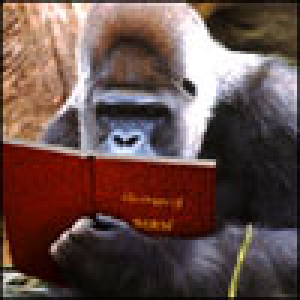
#> input picture small.jpg, 100 x 100 px (shown 3 times larger)
$ python gaussian_blur.py
#> lines starting #> are read from the running program, lines starting #| are printed output that depends on the picture
import numpy as np
import matplotlib.pyplot as plt
from PIL import Image
import scipy


# функция умеет обрабатывать фотографии RGB или фото с одним цветом, параметр по умолчанию фотография RGB.
def blur(img_array, weights_array, color='RGB'):
    weights_array_norm = weights_array.astype('float')
    img_array_blur = img_array.astype('float')
    weights_array_norm /= weights_array_norm.sum()
    if color != 'RGB':
        img_array_blur = scipy.ndimage.convolve(img_array_blur, weights_array_norm)
    else:
        for k in range(0, 3):
            img_array_blur_col = [[i[k] for i in j] for j in img_array_blur]
            img_array_blur_col = scipy.ndimage.convolve(img_array_blur_col, weights_array_norm)
            for j in range(0, img_array_blur_col.shape[0]):
                for i in range(0, img_array_blur_col.shape[1]):
                    img_array_blur[j, i, k] = img_array_blur_col[j, i]
    img_array_blur[img_array_blur > 255] = 255
    img_array_blur = img_array_blur.astype('uint8')
    return img_array_blur

def gaussian_weights (img_array, sigma):
    rows, columns = img_array.shape[0], img_array.shape[1]
    weights = np.zeros((2 * rows - 1, 2 * columns - 1))
    for j in range(0, 2 * rows - 1):
        for i in range(0, 2 * columns - 1):
            weights[j, i] = np.exp(-0.5 * (((i - (columns - 1)) ** 2 + (j - (rows - 1)) ** 2)/sigma**2))
    return weights

def gaussian_blur (img_array, sigma, color='RGB'):
    weights_array = gaussian_weights(img_array, sigma)
    return blur(img_array, weights_array, color)


#Ввод:
#На больших фотографиях программа работает долго, поэтому предлагаю использовать фотографию меньшего размера small.jpg
img = Image.open('small.jpg')
#> img is the input picture: PIL image 100x100 RGB; mean R, G, B 102.1, 77.4, 72.8
img_arr = np.array(img)
plt.imshow(gaussian_blur(img_arr, 6))
#> after the loop in gaussian_weights, `for j in range(0, 2 * rows - 1):`:
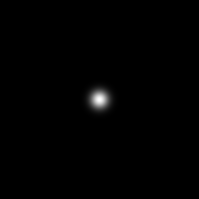
#> weights: shape (199, 199) float64; min 5.8e-119, max 1, mean 0.00571
#> the loop in blur, `for k in range(0, 3):` made 3 passes
#> pass 1, in blur, `img_array_blur_col = scipy.ndimage.convolve(img_array_blur_col, weight..`:
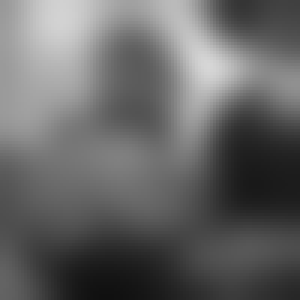
#> img_array_blur_col: shape (100, 100) float64 (shown 3 times larger); min 16.59, max 214.2, mean 102.1
#> pass 2, in blur, `img_array_blur_col = scipy.ndimage.convolve(img_array_blur_col, weight..`:
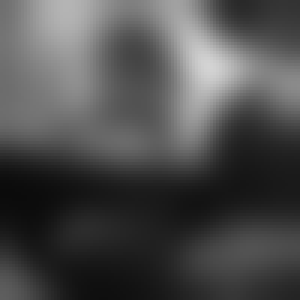
#> img_array_blur_col: shape (100, 100) float64 (shown 3 times larger); min 11.68, max 211.5, mean 77.4
#> pass 3, in blur, `img_array_blur_col = scipy.ndimage.convolve(img_array_blur_col, weight..`:
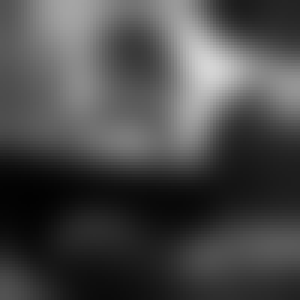
#> img_array_blur_col: shape (100, 100) float64 (shown 3 times larger); min 2.7, max 213.2, mean 72.8
#> after the loop in blur, `for k in range(0, 3):`:
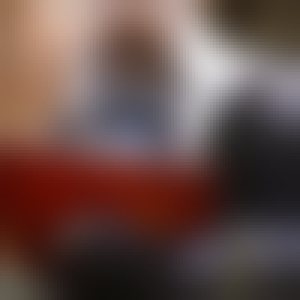
#> img_array_blur: shape (100, 100, 3) float64 (shown 3 times larger); mean R, G, B 102.1, 77.4, 72.8
plt.show()
